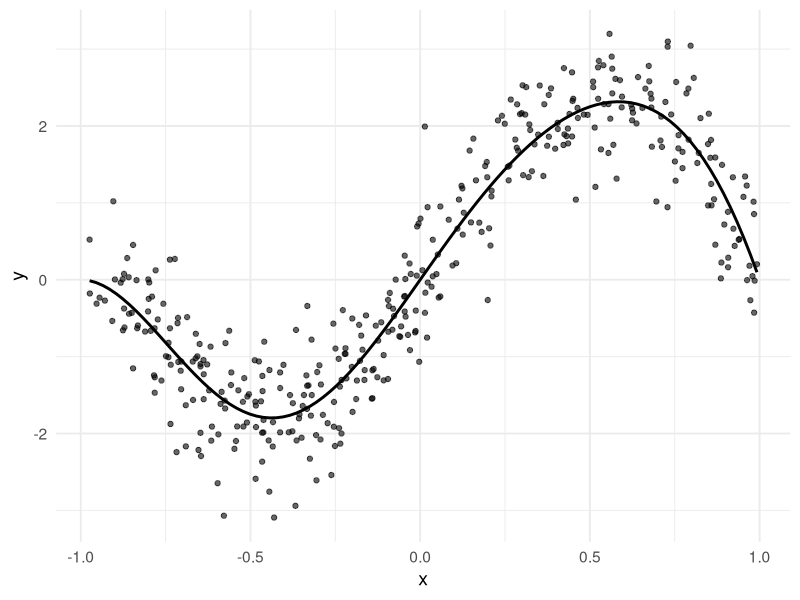
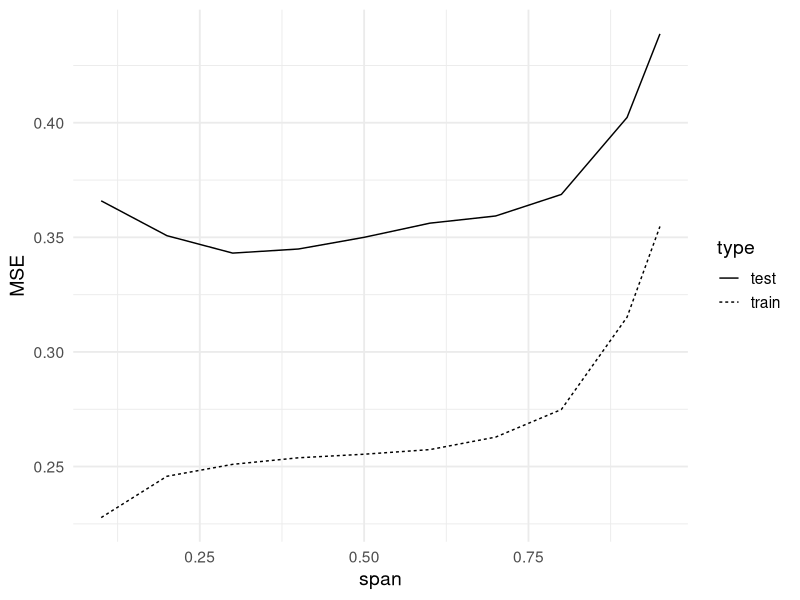
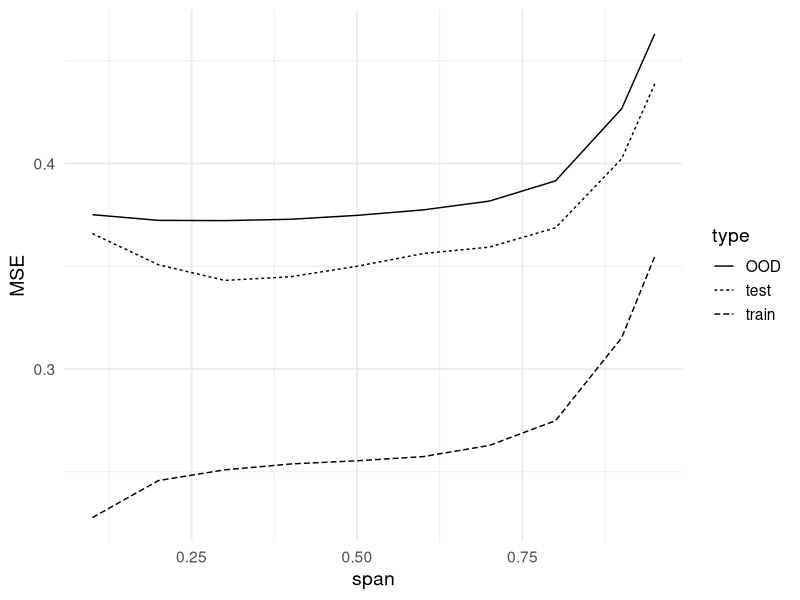
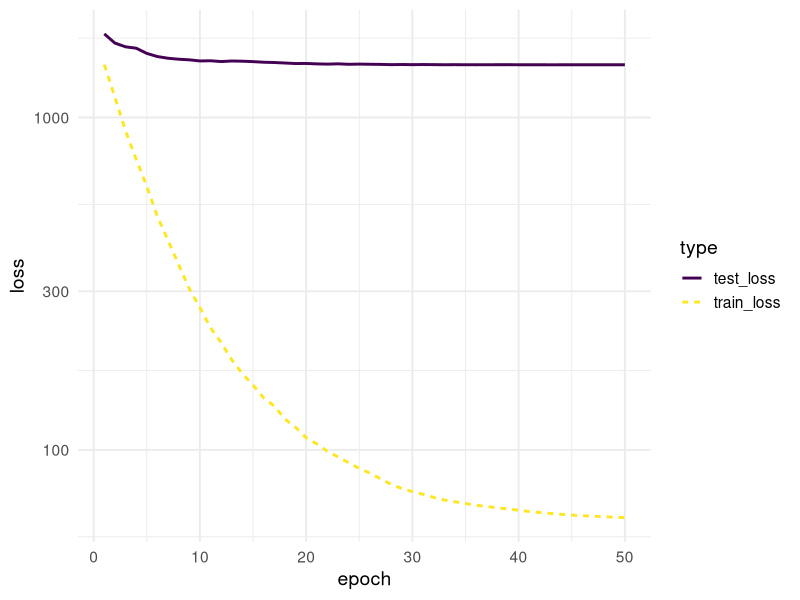
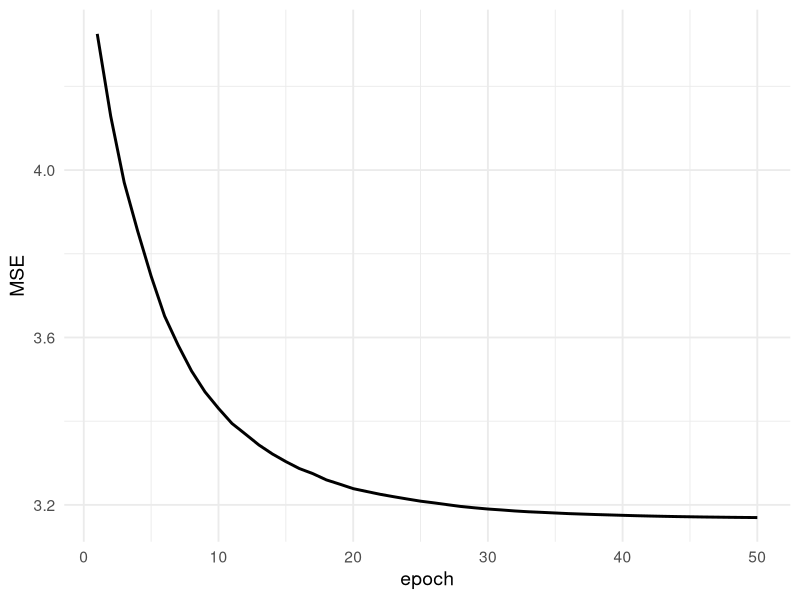
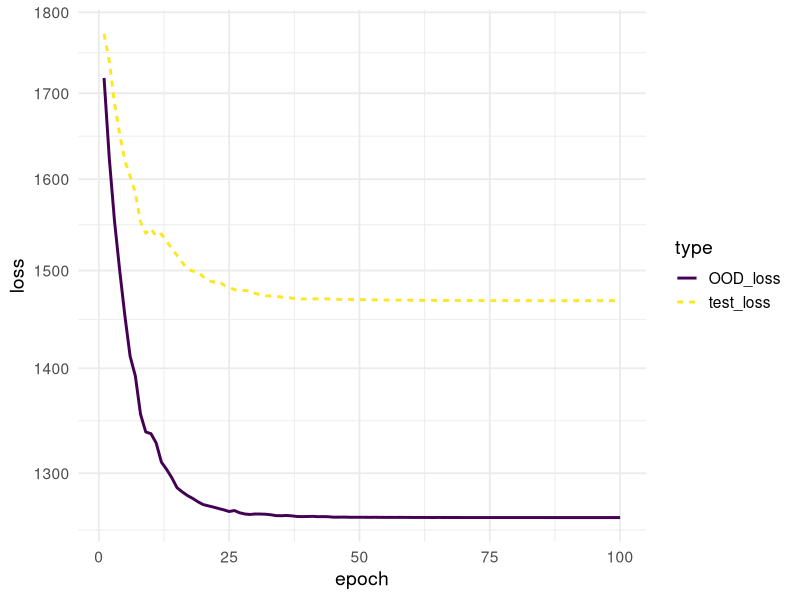

Source code (R) for these figures, in order: (Note: this script raises an error after producing the figures.)
## ---- chunk 1
knitr::opts_chunk$set(echo = TRUE)
library(tidyverse)
library(broom)
theme_set(theme_minimal(base_size = 14))
## ---- chunk 2
# e.g.
set.seed(1) # remove/change
f <- function(x) 2 * (x^3  + 1) * sin(pi * x)
n <- 400
noise_variance <- 0.5^2
data_full <- data.frame(
  x = runif(n, min = -1, max = 1)
) |>
  mutate(
    true_CEF = f(x),
    y = true_CEF + rnorm(n, sd = sqrt(noise_variance))
  )
ggplot(data_full, aes(x,y)) + 
  geom_point(alpha = .6) +
  stat_function(fun = f, size = 1)
## ---- chunk 3
prop_train <- 8/10
n <- nrow(data_full)
train <- sample(1:n, floor(prop_train*n), replace = FALSE)
test <- setdiff(1:n, train)
data_train <- data_full[train, ]
data_test <- data_full[test, ] |>
  filter(x <= max(data_train$x), x >= min(data_train$x))
c(nrow(data_train), nrow(data_test))
## ---- chunk 4
model1 <- loess(y ~ x, span = .9, data = data_train)
model2 <- loess(y ~ x, span = .7, data = data_train)
model3 <- loess(y ~ x, span = .5, data = data_train)
model4 <- loess(y ~ x, span = .3, data = data_train)
## ---- chunk 5
spans <- c(seq(from = .1, to = .9, by = .1), .95)
models <- map(spans, function(s) 
  loess(y ~ x, span = s, data = data_train)
)
## ---- chunk 6
MSE_train <- c(
  mean(residuals(model1)^2),
  mean(residuals(model2)^2),
  mean(residuals(model3)^2),
  mean(residuals(model4)^2))

MSE_test <- c(
  mean((predict(model1, newdata = data_test) - data_test$y)^2),
  mean((predict(model2, newdata = data_test) - data_test$y)^2),
  mean((predict(model3, newdata = data_test) - data_test$y)^2),
  mean((predict(model4, newdata = data_test) - data_test$y)^2)
)

MSEs <- cbind(MSE_train, MSE_test)
rownames(MSEs) <- c(.9, .7, .5, .3)
MSEs
## ---- chunk 7
all_MSEs <- map_dfr(models, function(m) {
  data.frame(train = mean(residuals(m)^2),
  test = mean((predict(m, newdata = data_test) - data_test$y)^2))
}) |>
  mutate(span = spans)
all_MSEs |>
  pivot_longer(!span, names_to = "type", values_to = "MSE") |>
  ggplot(aes(span, MSE, linetype = type)) + geom_line()
## ---- chunk 8
data_OOD <- data.frame(
    x = runif(n, min = -1, max = 1)
) |>
  mutate(
    true_CEF = f(x) ,#- .6 * sin(pi * x),
    y = true_CEF + rnorm(n, sd = 1.2 * sqrt(noise_variance))
  ) |>
  filter(x <= max(data_train$x), x >= min(data_train$x))
## ---- chunk 9
map_dfr(models, function(m) {
  data.frame(OOD = mean((predict(m, newdata = data_OOD) - data_OOD$y)^2))
}) |> 
  cbind(all_MSEs) |>
  pivot_longer(!span, names_to = "type", values_to = "MSE") |>
  ggplot(aes(span, MSE, linetype = type)) + geom_line()
## ---- chunk 10
set.seed(1) # comment/uncomment/change this
n <- 200
p <- 400
X <- matrix(rnorm(n*p), nrow = n)
beta <- rpois(p, lambda = 1.5)
SGD_starting_beta <- rnorm(p) # generate once
#beta <- sample(c(-1, 0, 0, 1), p, replace = TRUE)
sigma <- 2
y <- X %*% beta + rnorm(n, sd = sigma)
# sparsity level
sum(beta != 0)
## ---- chunk 11
prop_train <- 7/10
n <- nrow(X)
train <- sample(1:n, floor(prop_train*n), replace = FALSE)
test <- setdiff(1:n, train)
X_train <- X[train, ]
X_test <- X[test, ] 
y_train <- y[train]
y_test <- y[test] 
## ---- chunk 12
# Loss function
least_squares_loss <- function(x, y, beta) {
  residuals <- y - x %*% beta
  mean(residuals^2)
}
# Gradient of the loss function
least_squares_gradient <- function(x, y, beta) {
  residuals <- y - x %*% beta
  -2 * t(x) %*% residuals
}
# SGD setup
epochs <- 50 
batch_size <- 20 # for batch SGD
gamma <- 0.9
beta_hat <- SGD_starting_beta # generated once above
#beta_hat <- rnorm(p) # random start
num_batches <- ceiling(nrow(X_train)/batch_size)
steps <- epochs * num_batches
SGD_path <- data.frame(step = 1:steps,
                       epoch = numeric(steps),
                       gamma = numeric(steps),
                       train_loss = numeric(steps),
                       test_loss = numeric(steps),
                       MSE = numeric(steps),
                       beta_hat_norm = numeric(steps),
                       gradient_norm = numeric(steps))
# Main SGD loop
start_time <- Sys.time()
step <- 1
for (epoch in 1:epochs) {
  # Pass over sample in a random order each time
  shuffled_indices <- sample(1:nrow(X_train), nrow(X_train), replace = TRUE)
  
  for (batch in 1:num_batches) {
    batch_start <- 1 + batch_size * (batch - 1)
    batch_end <- min(batch_size * batch, nrow(X_train))
    batch_indices <- shuffled_indices[batch_start:batch_end]
   # Mini-batch
    X_batch <- X_train[batch_indices, , drop = FALSE]
    y_batch <- y_train[batch_indices]
    # Update beta_hat
   gradient_batch <- least_squares_gradient(X_batch, y_batch, beta_hat)
   gradient_norm <- sqrt(sum(gradient_batch^2))
   beta_hat <- beta_hat - gamma^epoch * gradient_batch / (1e-8 + gradient_norm)
   train_loss <- least_squares_loss(X_train, y_train, beta_hat)
   test_loss <- least_squares_loss(X_test, y_test, beta_hat)

  # Store algorithm path information
  SGD_path[step, ] <- c(step,
                        epoch,
                        gamma^epoch,
                        train_loss,
                        test_loss,
                        mean((beta_hat - beta)^2),
                        sqrt(sum(beta_hat^2)),
                        gradient_norm)
  step <- step + 1
  }
}

print(Sys.time() - start_time)
## ---- chunk 13
# This code assumes SGD_path has variables
# named train_loss and test_loss
SGD_path |>
  group_by(epoch) |>
  top_n(1, wt = step) |> #filter(epoch > 5, epoch < 50) |>
  select(epoch, train_loss, test_loss) |>
  pivot_longer(!epoch, names_to = "type", values_to = "loss") |>
  ggplot(aes(epoch, loss, color = type, linetype = type)) +
  geom_line(size = 1) + 
  scale_color_viridis_d() + scale_y_log10()
## ---- chunk 14
SGD_path |>
  group_by(epoch) |>
  top_n(1, wt = step) |>
  ggplot(aes(epoch, MSE)) +
  geom_line(size = 1)
## ---- chunk 15
# Can also change dist. of X
X_OOD <- matrix(rnorm(n*p, sd = 1), nrow = n)
#beta_OOD <- beta
beta_OOD <- beta + rnorm(p, sd = .1)
# Set small coefficients to zero
#beta_OOD[which(abs(beta) <= 1)] <- 0
# Make some small coefficients larger
#beta_OOD[which(abs(beta) <= 1)] <- 2 * beta_OOD[which(abs(beta) <= 1)]
# noise sd reduced
y_OOD <- X_OOD %*% beta_OOD + rnorm(n, sd = 1.0 * sigma)
## ---- chunk 16
epochs <- 100
beta_hat <- SGD_starting_beta # generated once above
steps <- epochs * num_batches
SGD_path <- data.frame(step = 1:steps,
                       epoch = numeric(steps),
                       gamma = numeric(steps),
                       train_loss = numeric(steps),
                       test_loss = numeric(steps),
                       OOD_loss = numeric(steps),
                       MSE = numeric(steps),
                       beta_hat_norm = numeric(steps),
                       gradient_norm = numeric(steps))
# Main SGD loop
start_time <- Sys.time()
step <- 1
for (epoch in 1:epochs) {
  # Pass over sample in a random order each time
  shuffled_indices <- sample(1:nrow(X_train), nrow(X_train), replace = TRUE)
  
  for (batch in 1:num_batches) {
    batch_start <- 1 + batch_size * (batch - 1)
    batch_end <- min(batch_size * batch, nrow(X_train))
    batch_indices <- shuffled_indices[batch_start:batch_end]
   # Mini-batch
    X_batch <- X_train[batch_indices, , drop = FALSE]
    y_batch <- y_train[batch_indices]
    # Update beta_hat
   gradient_batch <- least_squares_gradient(X_batch, y_batch, beta_hat)
   gradient_norm <- sqrt(sum(gradient_batch^2))
   beta_hat <- beta_hat - gamma^epoch * gradient_batch / (1e-8 + gradient_norm)
   train_loss <- least_squares_loss(X_train, y_train, beta_hat)
   test_loss <- least_squares_loss(X_test, y_test, beta_hat)
   OOD_loss <- least_squares_loss(X_OOD, y_OOD, beta_hat)

  # Store algorithm path information
  SGD_path[step, ] <- c(step,
                        epoch,
                        gamma^epoch,
                        train_loss,
                        test_loss,
                        OOD_loss,
                        mean((beta_hat - beta)^2),
                        sqrt(sum(beta_hat^2)),
                        gradient_norm)
  step <- step + 1
  }
}

print(Sys.time() - start_time)
## ---- chunk 17
SGD_path |>
  group_by(epoch) |>
  top_n(1, wt = step) |> #filter(epoch > 5, epoch < 50) |>
  select(epoch, test_loss, OOD_loss) |> #, train_loss) |>
  pivot_longer(!epoch, names_to = "type", values_to = "loss") |>
  ggplot(aes(epoch, loss, color = type, linetype = type)) +
  geom_line(size = 1) + 
  scale_color_viridis_d() + scale_y_log10()
## ---- chunk 18
library(caret)     
library(ggplot2)   
library(dplyr)   
library(glmnet)

set.seed(123)
n <- 500
p <- 5
X <- matrix(rnorm(n * p), nrow = n, ncol = p) 
y <- 3 * X[, 1] - 2 * X[, 2] + rnorm(n)         
dataset <- data.frame(X, y)

# Step 2: Split Data into Training and Test Sets
trainIndex <- sample(1:n, size = 0.8 * n)  #get training data index
trainData <- dataset[trainIndex, ]
testData <- dataset[-trainIndex, ] # testing is then the the whole data excludes training
X_train <- as.matrix(trainData[, -ncol(trainData)])
y_train <- trainData$y
X_test <- as.matrix(testData[, -ncol(testData)])
y_test <- testData$y

# Step 3: Define Grid Search Parameters
alpha_values <- c(0, 0.5, 1)  # Tuning alpha (0: Ridge, 1: Lasso, 0.5: Elastic Net)
lambda_values <- seq(0.1, 1, length = 3)  # Tuning lambda (regularization parameter)

# Step 4: Manual Cross-Validation with Grid Search
k <- 5  
folds <- sample(rep(1:k, length.out = nrow(X_train)))

grid_results <- expand.grid(alpha = alpha_values, lambda = lambda_values)
grid_results$mse <- NA
grid_results$test_mse <- NA 
## ---- chunk 19
for (i in 1:nrow(grid_results)) {
  alpha <- 
  lambda <- 
  mse_folds <- c()  

  for (fold in 1:k) {
    X_train_fold <- 
    y_train_fold <-
    X_valid_fold <- 
    y_valid_fold <- 
    model <- glmnet(X_train_fold, y_train_fold, alpha = alpha, lambda = lambda)
    predictions <- 
    
    mse_fold <- 
    mse_folds <- c(mse_folds, mse_fold)
  }

  grid_results$mse[i] <- 
  
  # evaluate the performance on the testing set
  final_model <- glmnet(X_train, y_train, alpha = alpha, lambda = lambda)
  test_predictions <- predict(final_model, X_test)
  grid_results$test_mse[i] <- sqrt(mean((test_predictions - y_test)^2))
}
print(grid_results)
## ---- chunk 20
for (i in 1:nrow(grid_results)) {
  alpha <- grid_results$alpha[i]
  lambda <- grid_results$lambda[i]
  mse_folds <- c()

  for (fold in 1:k) {
    X_train_fold <- X_train[folds != fold, ]
    y_train_fold <- y_train[folds != fold]
    X_valid_fold <- X_train[folds == fold, ]
    y_valid_fold <- y_train[folds == fold]

    model <- glmnet(X_train_fold, y_train_fold, alpha = alpha, lambda = lambda)
    predictions <- predict(model, X_valid_fold)

    mse_fold <- mean((predictions - y_valid_fold)^2)
    mse_folds <- c(mse_folds, mse_fold)
  }

  grid_results$mse[i] <- mean(mse_folds)
  
  final_model <- glmnet(X_train, y_train, alpha = alpha, lambda = lambda)
  test_predictions <- predict(final_model, X_test)
  grid_results$test_mse[i] <- sqrt(mean((test_predictions - y_test)^2))
}
print(grid_results)
## ---- chunk 21

for (i in 1:nrow(grid_results)) {
  alpha <- grid_results$alpha[i]
  lambda <- grid_results$lambda[i]
  mse_folds <- c()

  for (fold in 1:k) {
    X_train_fold <- X_train[folds != fold, ]
    y_train_fold <- y_train[folds != fold]
    X_valid_fold <- X_train[folds == fold, ]
    y_valid_fold <- y_train[folds == fold]

    model <- glmnet(X_train_fold, y_train_fold, alpha = alpha, lambda = lambda)
    predictions <- predict(model, X_valid_fold)

    mse_fold <- mean((predictions - y_valid_fold)^2)
    mse_folds <- c(mse_folds, mse_fold)
  }

  grid_results$mse[i] <- mean(mse_folds)
  
  final_model <- glmnet(X_train, y_train, alpha = alpha, lambda = lambda)
  test_predictions <- predict(final_model, X_test)
  grid_results$test_mse[i] <- sqrt(mean((test_predictions - y_test)^2))
}

print(grid_results)
